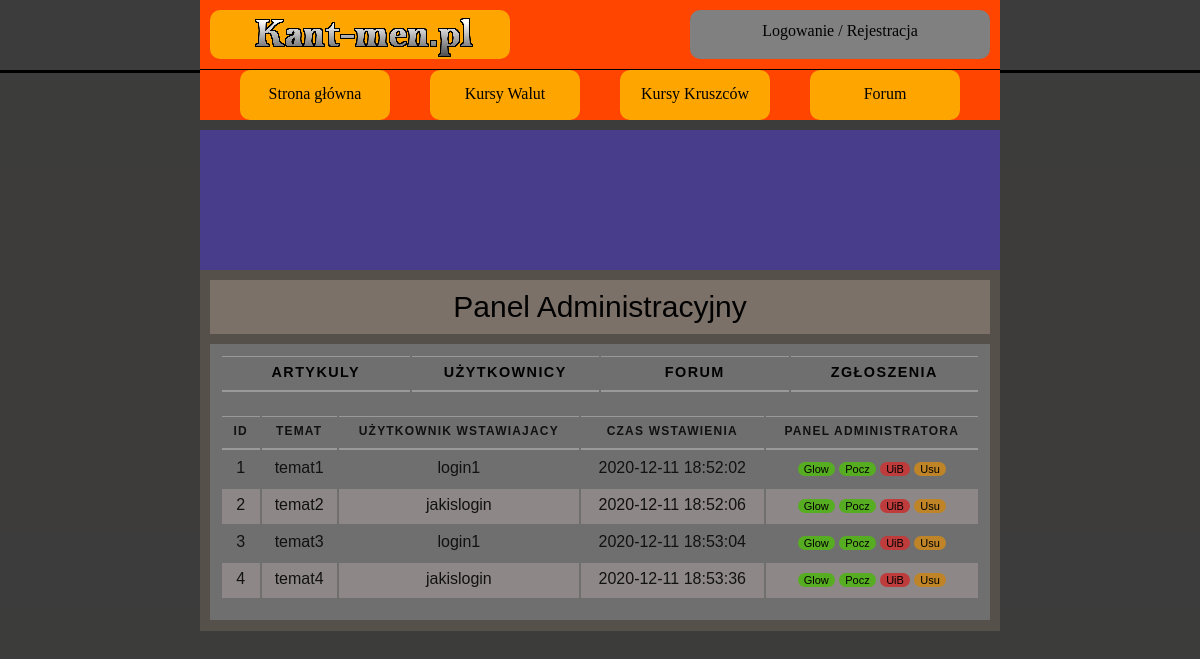
Before: /panel_admin_a.php with the older database file.
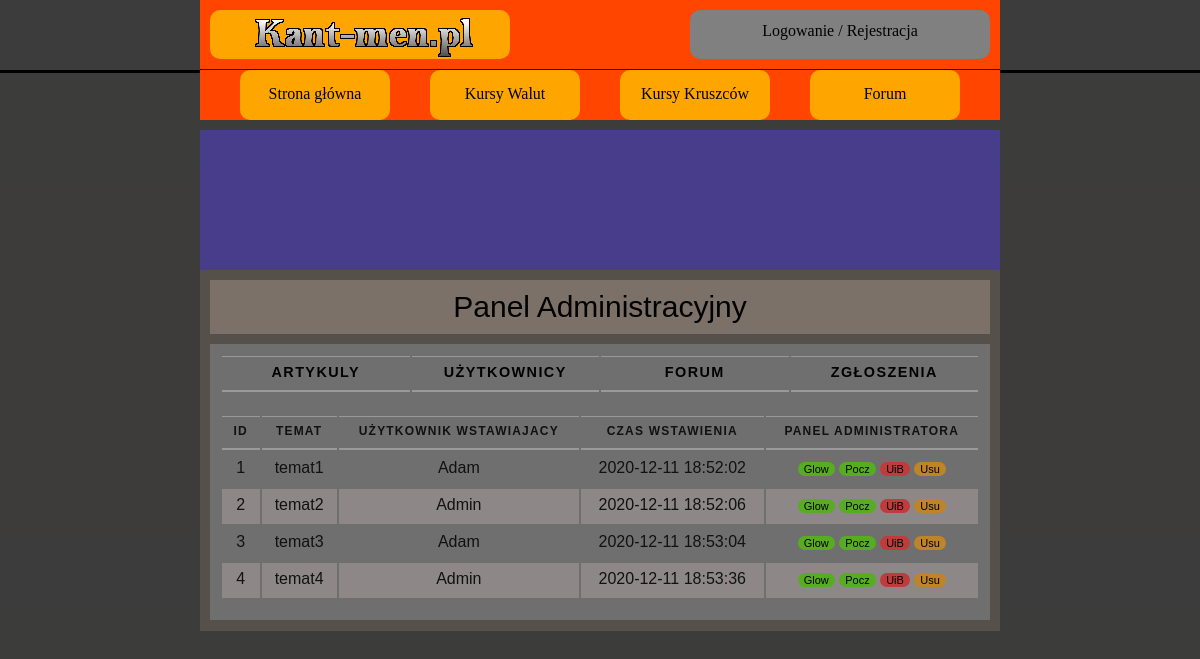
After: the same page with the newer database file.
### tables this page shows
CREATE TABLE `artykul` (
  `ID_ARTYKULU` int(10) NOT NULL,
  `ZDJECIE_ARTYKUL` blob DEFAULT NULL,
  `TEMAT` varchar(100) NOT NULL,
  `TRESC` longtext NOT NULL,
  `DATA` timestamp NOT NULL DEFAULT current_timestamp(),
  `ID_AUTOR` varchar(10) NOT NULL
);

CREATE TABLE `user` (
  `ID_USER` int(10) NOT NULL,
  `LOGIN` varchar(20) NOT NULL,
  `HASLO` char(255) NOT NULL,
  `IMIE` varchar(50) NOT NULL,
  `NAZWISKO` varchar(50) NOT NULL,
  `EMAIL` varchar(50) NOT NULL,
  `WIEK` int(10) NOT NULL,
  `MIASTO` varchar(50) NOT NULL,
  `KRAJ` varchar(50) NOT NULL,
  `OPIS_PROFILU` text DEFAULT NULL,
  `ZDJECIE` blob DEFAULT NULL,
  `STW_WATKI` int(10) NOT NULL DEFAULT 0,
  `LICZ_KOMENTARZY` int(10) NOT NULL DEFAULT 0,
  `UPRAWNIENIA` varchar(10) NOT NULL DEFAULT 'USER'
);

### panel_admin_a.php (the view, shortened to what this page needs)
<!DOCTYPE HTML>
<html>
<head>
    <link href="CSS/styleGlowne.css" rel="stylesheet" type="text/css">
    <link href="CSS/stylePanelAdmina.css" rel="stylesheet" type="text/css">
</head>
<body>
<?php
include_once('rysowanieMenu.php');
?>
<main>
    <article class="artykol">
        <div class="tytul_artykulu">
            Panel Administracyjny
        </div>
        <section class="sekcja">
            <table>
                <tr>
                    <th class="panel_artykuly">
                        <a href="panel_admin_a.php">Artykuly</a>
                    </th>
                    <th class="panel_uzytkownicy">
                        <a href="panel_admin_u.php">Użytkownicy</a>
                    </th>
                    <th class="panel_forum">
                        <a href="panel_admin_f.php">Forum</a>
                    </th>
                    <th class="panel_zgloszenia">
                        <a href="panel_admin_z.php">Zgłoszenia</a>
                    </th>
                </tr>
            </table>
            <?php
            require_once "polaczeniezMySQL.php";
            $polaczenie = @new mysqli($host,$db_user,$db_password,$db_name);
            if($polaczenie->connect_errno!=0)
            {
                echo "Error: ".$polaczenie->connect_errno;
            }
            else
            {
            $rezultat = $polaczenie->query("SELECT * FROM artykul");
            if(!$rezultat)
            {
                throw new Exception($polaczenie->error);
            }
            else
            {
            $iterator = 0;
            ?>
            <div class="tabliczki">
                <table>
                    <tr>
                        <th class="ID">ID</th>
                        <th class="uzytkownik_wst">Temat</th>
                        <th class="czas_wstawienia">Użytkownik wstawiajacy</th>
                        <th class="liczba_odwiedzin">Czas wstawienia</th>
                        <th class="panel_admin">Panel Administratora</th>
                    </tr>
                    <?php
                    while($row = mysqli_fetch_array($rezultat))
                    {
                        $rezultat_loginu = mysqli_fetch_array($polaczenie->query("SELECT * FROM user WHERE ID_USER=".$row['ID_AUTOR']));
                        if(($iterator%2)==0)
                        {
                            ?>
                            <tr>
                            <td class="ID"><?php echo $row['ID_ARTYKULU'];?></td>
                            <td class="uzytkownik_wst"><?php echo '<a href="watek.php?id='.$row['ID_ARTYKULU'].'">'.$row['TEMAT'].'</a>' ;?></td>
                            <td class="czas_wstawienia"><?php echo'<a href="profilowe.php?user='.$rezultat_loginu['ID_USER'].'">'.$rezultat_loginu['LOGIN'].'</a>';?></td>
                            <td class="liczba_odwiedzin"><?php echo $row['DATA'];?></td>
                            <td class="panel_admin">
                                <a><button type="button" class="mute_glowna" name="butt_glowna" method="post">Glow</button></a>
                                <a><button type="button" class="mute_glowna" name="butt_glowna" method="post">Pocz</button></a>
                                <a><button type="button" class="ban_button" name="butt_ban" method="post">UiB</button></a>
                                <a ><button type="button" class="del_button" name="butt_del" method="post">Usu</button></a>
                            </td>
                            </tr>
                            <?php
                            }
                            else
                            {
                            ?>
                            <tr class="codrugi">
                                <td class="ID"><?php echo $row['ID_ARTYKULU'];?></td>
                                <td class="uzytkownik_wst"><?php echo '<a href="watek.php?id='.$row['ID_ARTYKULU'].'">'.$row['TEMAT'].'</a>' ;?></td>
                                <td class="czas_wstawienia"><?php echo'<a href="profilowe.php?user='.$rezultat_loginu['ID_USER'].'">'.$rezultat_loginu['LOGIN'].'</a>';?></td>
                                <td class="liczba_odwiedzin"><?php echo $row['DATA'];?></td>
                                <td class="panel_admin">
                                    <a><button type="button" class="mute_glowna" name="butt_glowna" method="post">Glow</button></a>
                                    <a><button type="button" class="mute_glowna" name="butt_glowna" method="post">Pocz</button></a>
                                    <a><button type="button" class="ban_button" name="butt_ban" method="post">UiB</button></a>
                                    <a ><button type="button" class="del_button" name="butt_del" method="post">Usu</button></a>
                                </td>
                            </tr>
                            <?php
                        }
                        $iterator++;
                    }
                    }
                    }
                    ?>
                </table>
            </div>
        </section>
    </article>
</main>
</body>
</html>

Changed rows visible on the page:
changed through a linked row, artykul "temat1": user.LOGIN "login1" → "Adam"
changed through a linked row, artykul "temat2": user.LOGIN "jakislogin" → "Admin"
changed through a linked row, artykul "temat3": user.LOGIN "login1" → "Adam"
changed through a linked row, artykul "temat4": user.LOGIN "jakislogin" → "Admin"
